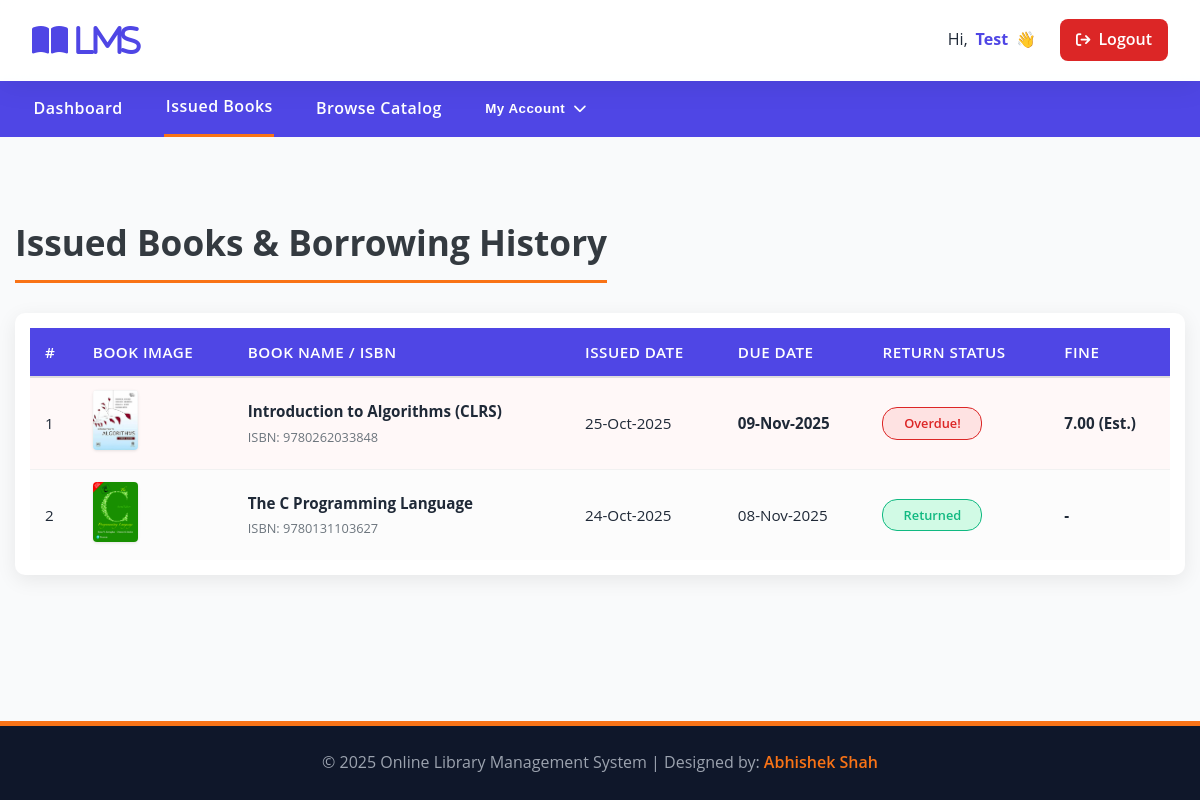
/library/issued-books.php (signed in), run on the app's committed database.
### tables this page shows
CREATE TABLE `tblissuedbookdetails` (
  `id` int(11) NOT NULL,
  `BookID` int(11) DEFAULT NULL,
  `StudentID` int(150) DEFAULT NULL,
  `IssuesDate` timestamp NULL DEFAULT current_timestamp(),
  `ReturnDate` timestamp NULL DEFAULT NULL,
  `RetrunStatus` int(1) DEFAULT NULL,
  `fine` decimal(10,2) DEFAULT NULL
);

CREATE TABLE `tblbooks` (
  `id` int(11) NOT NULL,
  `BookName` varchar(255) DEFAULT NULL,
  `CatId` int(11) DEFAULT NULL,
  `AuthorId` int(11) DEFAULT NULL,
  `PublisherId` int(11) DEFAULT NULL,
  `ISBNNumber` varchar(20) DEFAULT NULL,
  `BookPrice` decimal(10,2) DEFAULT NULL,
  `bookCopies` int(11) NOT NULL DEFAULT 10,
  `bookImage` longblob DEFAULT NULL,
  `regDate` timestamp NULL DEFAULT current_timestamp(),
  `updationDate` timestamp NULL DEFAULT NULL ON UPDATE current_timestamp(),
  `isIssued` int(1) NOT NULL DEFAULT 0 COMMENT '0=Available, 1=Issued',
  `bookEdition` varchar(50) DEFAULT NULL COMMENT 'The edition of the book',
  `BookDescription` text DEFAULT NULL COMMENT 'Summary or detailed description of the book'
);

### library/issued-books.php (the view, shortened to what this page needs)
<?php
include('includes/config.php');
if(strlen($_SESSION['login'])==0) {
    header('location:index.php');
    exit();
} else {
    $sid = $_SESSION['stdid'];
    $finePerDay = 0.50;
    $sql = "SELECT
        tblbooks.BookName,
        tblbooks.ISBNNumber,
        tblissuedbookdetails.IssuesDate,
        tblissuedbookdetails.ReturnDate,
        tblissuedbookdetails.id as rid,
        tblissuedbookdetails.fine,
        tblissuedbookdetails.RetrunStatus,
        tblbooks.id as bid,
        tblbooks.bookImage
        FROM tblissuedbookdetails
        JOIN tblstudents ON tblstudents.StudentId = tblissuedbookdetails.StudentID
        JOIN tblbooks ON tblbooks.id = tblissuedbookdetails.BookID
        WHERE tblstudents.StudentId = :sid
        ORDER BY tblissuedbookdetails.id DESC";
    try {
        $query = $dbh->prepare($sql);
        $query->bindParam(':sid', $sid, PDO::PARAM_STR);
        $query->execute();
        $results = $query->fetchAll(PDO::FETCH_OBJ);
    } catch (PDOException $e) {
        die("Database Query Error: " . $e->getMessage());
    }
?>
<!DOCTYPE html>
<html xmlns="http://www.w3.org/1999/xhtml">
<head>
    <link rel="stylesheet" href="https://cdnjs.cloudflare.com/ajax/libs/font-awesome/6.5.2/css/all.min.css" />
    <link rel="stylesheet" href="assets/css/style.css"/>
</head>
<body>
    <?php include('includes/header.php');?>
    <div class="content-wrapper">
        <div class="container-custom">
            <h4 class="header-title-main">Issued Books & Borrowing History</h4>
            <div class="table-responsive-box">
                <?php if($query->rowCount() > 0) { ?>
                <table class="data-table">
                    <thead>
                        <tr>
                            <th>#</th>
                            <th>Book Image</th>
                            <th>Book Name / ISBN</th>
                            <th>Issued Date</th>
                            <th>Due Date</th>
                            <th>Return Status</th>
                            <th>Fine</th>
                        </tr>
                    </thead>
                    <tbody>
                        <?php
                        $cnt = 1;
                        foreach($results as $result) {
                            $isOverdue = false;
                            $fineDisplay = "-";
                            $statusText = "";
                            $statusClass = "";
                            $dueDate = date('d-m-Y', strtotime($result->IssuesDate . ' + 15 days'));
                            $today = date('d-m-Y');
                            if ($result->RetrunStatus == 1) {
                                $statusText = "Returned";
                                $statusClass = "status-success";
                                $fineDisplay = ($result->fine > 0) ? number_format($result->fine, 2) : "-";
                            } else {
                                $statusText = "Currently Issued";
                                $statusClass = "status-info";
                                if ($today > $dueDate) {
                                    $isOverdue = true;
                                    $statusText = "Overdue!";
                                    $statusClass = "status-danger";
                                    $date1 = new DateTime($dueDate);
                                    $date2 = new DateTime($today);
                                    $interval = $date1->diff($date2);
                                    $overdueDays = $interval->days;
                                    $fineDisplay = number_format($overdueDays * $finePerDay, 2) . " (Est.)";
                                }
                            }
                        ?>
                        <tr class="<?php echo $isOverdue ? 'overdue-row' : ''; ?>">
                            <td data-label="#"><?php echo $cnt;?></td>
                            <td data-label="Image" class="book-image-cell">
                                <?php if($result->bookImage): ?>
                                    <img src="admin/assets/img/<?php echo htmlentities($result->bookImage);?>" alt="Book Cover" class="book-cover-thumb"/>
                                <?php else: ?>
                                    <i class="fas fa-book-open book-cover-icon"></i>
                                <?php endif; ?>
                            </td>
                            <td data-label="Book Name / ISBN">
                                <strong><?php echo htmlentities($result->BookName);?></strong><br/>
                                <span class="isbn-number">ISBN: <?php echo htmlentities($result->ISBNNumber);?></span>
                            </td>
                            <td data-label="Issued Date"><?php echo date('d-M-Y', strtotime($result->IssuesDate));?></td>
                            <td data-label="Due Date" class="<?php echo $isOverdue ? 'overdue-date-text' : ''; ?>">
                                <?php
                                    echo date('d-M-Y', strtotime($dueDate));
                                ?>
                            </td>
                            <td data-label="Return Status">
                                <span class="status-badge <?php echo $statusClass; ?>">
                                    <?php echo $statusText; ?>
                                </span>
                            </td>
                            <td data-label="Fine" class="fine-amount">
                                <?php echo $fineDisplay; ?>
                            </td>
                        </tr>
                        <?php $cnt++; } ?>
                    </tbody>
                </table>
                <?php } ?>
            </div>
        </div>
    </div>
    <?php include('includes/footer.php');?>
</body>
</html>
<?php } ?>

### library/assets/css/style.css (style rules this page uses)
* { box-sizing: border-box; }
body { font-family: "Inter", "Segoe UI", Roboto, sans-serif; margin: 0; background: linear-gradient(180deg, #eef2ff 0%, #f9fafb 50%, #f9fafb 100%); color: var(--text-dark); display: flex; flex-direction: column; min-height: 100vh; overflow-x: hidden; line-height: 1.6; }
.content-wrapper { flex-grow: 1; padding: 2.5rem 0; background: var(--bg-light); }
.container-custom { max-width: 1300px; margin: 0 auto; padding: 0 15px; }
.header-title-main { font-size: 2.2rem; font-weight: 700; color: #343a40; margin-bottom: 30px; border-bottom: 3px solid var(--accent-orange); padding-bottom: 10px; display: inline-block; }
.table-responsive-box { margin: 0 auto 40px auto; background: #ffffff; padding: 15px; border-radius: 10px; box-shadow: 0 5px 20px rgba(0, 0, 0, 0.08); }
.data-table { width: 100%; border-collapse: collapse; font-size: 0.95rem; }
.data-table th { background-color: var(--primary-indigo); color: white; font-weight: 600; padding: 12px 15px; text-align: left; border-bottom: 2px solid #ddd; text-transform: uppercase; letter-spacing: 0.5px; }
.data-table td { padding: 12px 15px; border-bottom: 1px solid #f1f1f1; color: var(--text-dark); vertical-align: middle; }
.data-table tr:last-child td { border-bottom: none; }
.data-table tr:nth-child(even) { background-color: #fcfcfc; }
.book-cover-thumb { width: 45px; height: 60px; object-fit: cover; border-radius: 4px; box-shadow: 0 1px 3px rgba(0, 0, 0, 0.1); }
.isbn-number { font-size: 0.8rem; color: #6c757d; }
.status-badge { display: inline-block; padding: 5px 10px; border-radius: 15px; font-weight: 600; font-size: 0.8rem; text-align: center; min-width: 100px; }
.status-success { background-color: #d1fae5; color: var(--success-green); border: 1px solid var(--success-green); }
.status-danger { background-color: #fee2e2; color: var(--danger-red); border: 1px solid var(--danger-red); }
.overdue-row { background-color: #fff8f8 !important; }
.overdue-date-text { font-weight: 700; color: var(--danger-red); }
.fine-amount { font-weight: 700; color: #495057; }
body { background-color: #f7f9fc; color: #333; font-family: 'Open Sans', sans-serif; }
.content-wrapper { padding-top: 30px; padding-bottom: 50px; }

### data on the page
tblissuedbookdetails: BookID.bookImage (picture), BookID.BookName "Introduction to Algorithms (CLRS)", BookID.ISBNNumber "9780262033848", IssuesDate "25-Oct-2025", IssuesDate "09-Nov-2025", IssuesDate "Overdue!", IssuesDate "7.00 (Est.)"
tblissuedbookdetails: BookID.bookImage (picture), BookID.BookName "The C Programming Language", BookID.ISBNNumber "9780131103627", IssuesDate "24-Oct-2025", IssuesDate "08-Nov-2025", RetrunStatus "Returned", fine "-"

### other printed values
$_SESSION['fname'] "Test"
